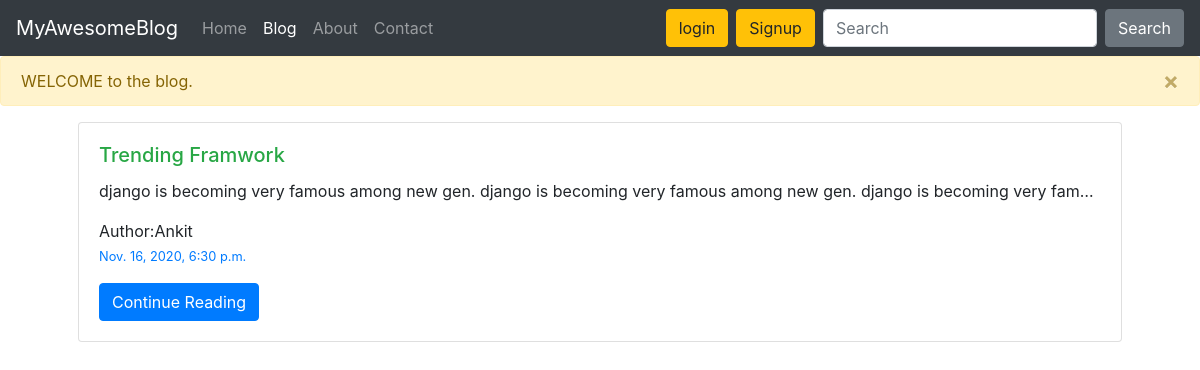
Page /blog/ on the earlier database version.
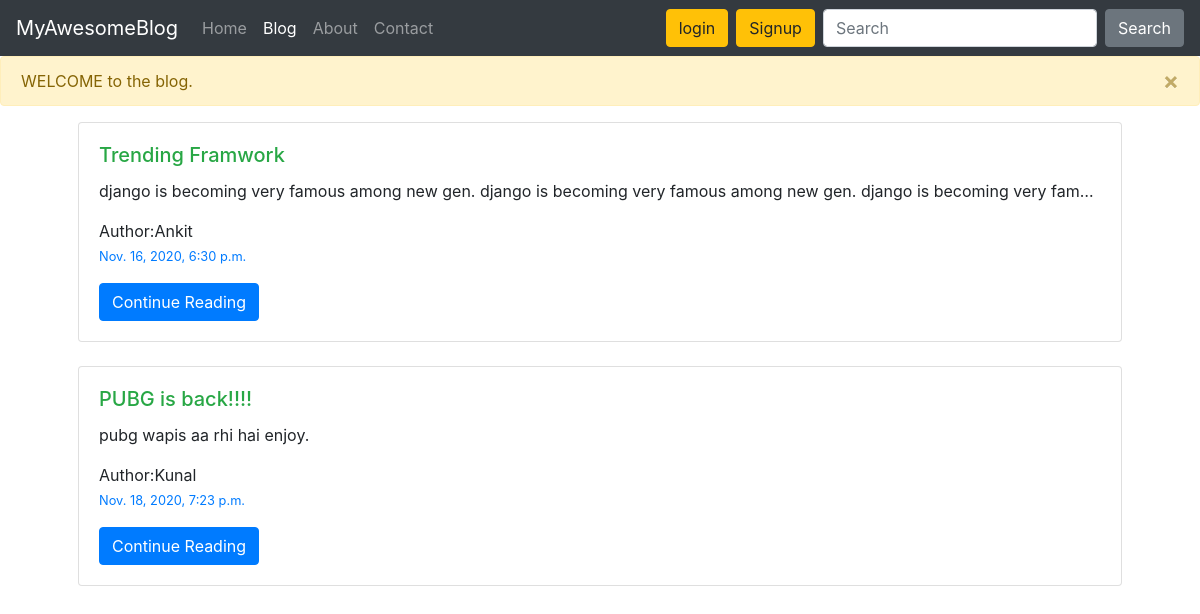
Same page on the later database version.
### myBlogApp/models.py (models this page shows, shortened)
class Post(models.Model):
  sno = models.AutoField(primary_key=True)
  title = models.CharField(max_length=255)
  category = models.CharField(max_length=25)
  content = models.CharField(max_length=1000)
  slug = models.CharField(max_length=50)
  author = models.CharField(max_length=12)
  timeStamp = models.DateTimeField(blank=True)

### myBlogApp/views.py (the view)
# urls.py: path('', views.blogHome, name='blogHome'),
def blogHome(request):
  allPosts = Post.objects.all()
  context = {'allPosts': allPosts}
  messages.warning(request, 'WELCOME to the blog.')
  return render(request, 'blogApp/blogHome.html', context)

### templates/blogApp/blogHome.html (shortened to what this page needs)
{% extends 'base.html' %}
{% block blogactive %}active{% endblock blogactive %}
{% block body %}
<div class="container px-5">
{% for post in allPosts %}
  <div class="card mb-4">
    <div class="card-body">
      <h5 class="card-title text-success">{{post.title}}</h5>
      <p class="card-text">{{post.content | truncatechars:120}}</p>
      <p class="m-0"> Author:{{post.author}}</p>
      <p class="card-text "><small class="text-primary">{{post.timeStamp}}</small></p>
      <a href="/blog/{{post.slug}}" class="btn btn-primary">Continue Reading</a>
    </div>
  </div>
{% endfor %}
</div>
{% endblock body %}

### templates/base.html (shortened to what this page needs)
<!doctype html>
<html lang="en">
<head>
  <link rel="stylesheet" href="https://cdn.jsdelivr.net/npm/bootstrap@4.5.3/dist/css/bootstrap.min.css"
>
</head>
<body>
  <nav class="navbar navbar-expand-lg navbar-dark bg-dark">
    <a class="navbar-brand" href="/">MyAwesomeBlog</a>
    <div class="collapse navbar-collapse" id="navbarSupportedContent">
      <ul class="navbar-nav mr-auto">
        <li class="nav-item {% block homeactive %}{% endblock homeactive %}">
          <a class="nav-link" href="/">Home <span class="sr-only">(current)</span></a>
        </li>
        <li class="nav-item {% block blogactive %}{% endblock blogactive %}">
          <a class="nav-link" href="/blog">Blog</a>
        </li>
        <li class="nav-item {% block aboutactive %}{% endblock aboutactive %}">
          <a class="nav-link" href="/about">About</a>
        </li>
        <li class="nav-item {% block contactactive %}{% endblock contactactive %}">
          <a class="nav-link" href="/contact">Contact</a>
        </li>
      </ul>
      <button type="button" class="btn btn-warning ml-2" data-toggle="modal" data-target="#loginModal">
        login
      </button>
      <button type="button" class="btn btn-warning ml-2 mr-2" data-toggle="modal" data-target="#signupModal">
        Signup
      </button>
      <form method="get" action="/search" class="form-inline my-2 my-lg-0">
        <input class="form-control mr-sm-2" type="search" placeholder="Search" aria-label="Search" name="result"
          id="result">
        <button class="btn btn-secondary my-2 my-sm-0" type="submit">Search</button>
      </form>
    </div>
  </nav>
  {% if messages %}
  {% for message in messages %}
  <div class="alert alert-{{ message.tags }} alert-dismissible fade show" role="alert">
    {{ message }}
    <button type="button" class="close" data-dismiss="alert" aria-label="Close">
      <span aria-hidden="true">&times;</span>
    </button>
  </div>
  {% endfor %}
  {% endif %}
  {% block body %}{% endblock body %}
</body>
</html>

Differences in the rows shown:
added Post: title "PUBG is back!!!!", content "pubg wapis aa rhi hai enjoy.", author "Kunal", timeStamp "Nov. 18, 2020, 7:23 p.m."
